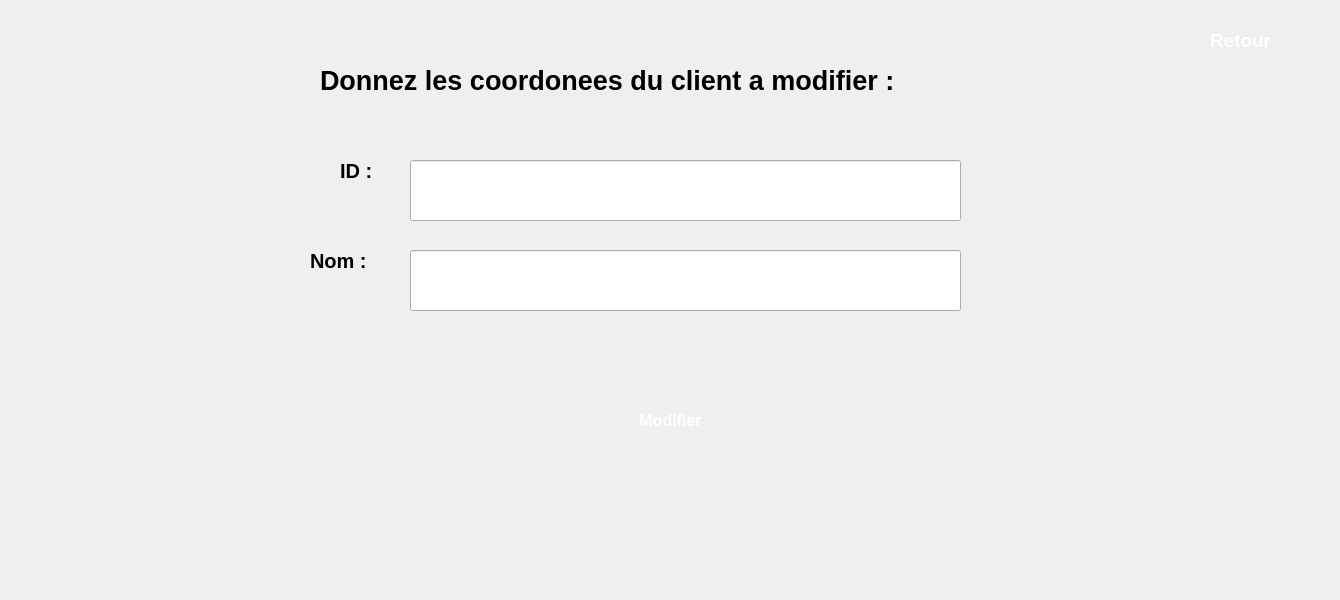
    <widget class="QWidget" name="page_6">
     <widget class="QLineEdit" name="lineEdit_a_14">
      <property name="geometry">
       <rect>
        <x>410</x>
        <y>160</y>
        <width>551</width>
        <height>61</height>
       </rect>
      </property>
      <property name="readOnly">
       <bool>true</bool>
      </property>
     </widget>
     <widget class="QLabel" name="label_28">
      <property name="geometry">
       <rect>
        <x>340</x>
        <y>160</y>
        <width>51</width>
        <height>21</height>
       </rect>
      </property>
      <property name="font">
       <font>
        <pointsize>15</pointsize>
        <weight>75</weight>
        <bold>true</bold>
       </font>
      </property>
      <property name="text">
       <string>ID : </string>
      </property>
     </widget>
     <widget class="QLabel" name="label_29">
      <property name="geometry">
       <rect>
        <x>310</x>
        <y>250</y>
        <width>81</width>
        <height>21</height>
       </rect>
      </property>
      <property name="font">
       <font>
        <pointsize>15</pointsize>
        <weight>75</weight>
        <bold>true</bold>
       </font>
      </property>
      <property name="text">
       <string>Nom : </string>
      </property>
     </widget>
     <widget class="QLineEdit" name="lineEdit_a_15">
      <property name="geometry">
       <rect>
        <x>410</x>
        <y>250</y>
        <width>551</width>
        <height>61</height>
       </rect>
      </property>
     </widget>
     <widget class="QPushButton" name="pushButton_20">
      <property name="geometry">
       <rect>
        <x>580</x>
        <y>400</y>
        <width>181</width>
        <height>41</height>
       </rect>
      </property>
      <property name="font">
       <font>
        <pointsize>12</pointsize>
        <weight>75</weight>
        <bold>true</bold>
       </font>
      </property>
      <property name="styleSheet">
       <string notr="true">#pushButton_20{
background-color: transparent;
background-image: url(C:/Users/amdouni/Desktop/Res_Clients/black.png);
border: none;
color:white;
background-repeat: none;
}</string>
      </property>
      <property name="text">
       <string>Modifier</string>
      </property>
     </widget>
     <widget class="QLabel" name="label_30">
      <property name="geometry">
       <rect>
        <x>320</x>
        <y>60</y>
        <width>761</width>
        <height>41</height>
       </rect>
      </property>
      <property name="font">
       <font>
        <pointsize>20</pointsize>
        <weight>75</weight>
        <bold>true</bold>
       </font>
      </property>
      <property name="text">
       <string>Donnez les coordonees du client a modifier :</string>
      </property>
     </widget>
     <widget class="QLabel" name="label_51">
      <property name="geometry">
       <rect>
        <x>460</x>
        <y>570</y>
        <width>51</width>
        <height>21</height>
       </rect>
      </property>
      <property name="font">
       <font>
        <pointsize>15</pointsize>
        <weight>75</weight>
        <bold>true</bold>
       </font>
      </property>
      <property name="text">
       <string/>
      </property>
     </widget>
     <widget class="QPushButton" name="pushButton_17">
      <property name="geometry">
       <rect>
        <x>1150</x>
        <y>20</y>
        <width>181</width>
        <height>41</height>
       </rect>
      </property>
      <property name="font">
       <font>
        <pointsize>14</pointsize>
        <weight>75</weight>
        <bold>true</bold>
       </font>
      </property>
      <property name="styleSheet">
       <string notr="true">#pushButton_17{
background-color: transparent;
background-image: url(C:/Users/amdouni/Desktop/Res_Clients/black.png);
border: none;
color:white;
background-repeat: none;
}</string>
      </property>
      <property name="text">
       <string>Retour</string>
      </property>
     </widget>
    </widget>
